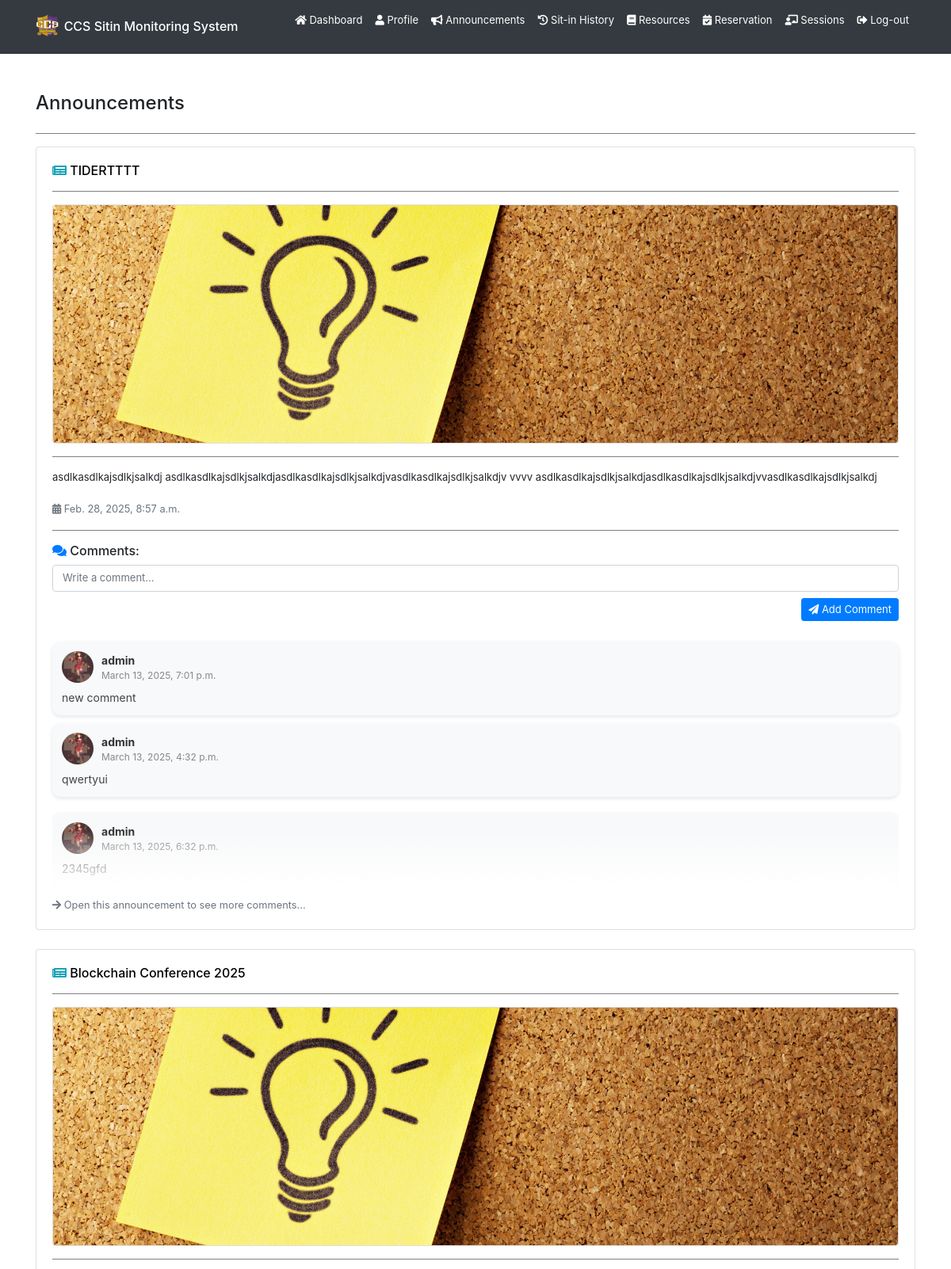
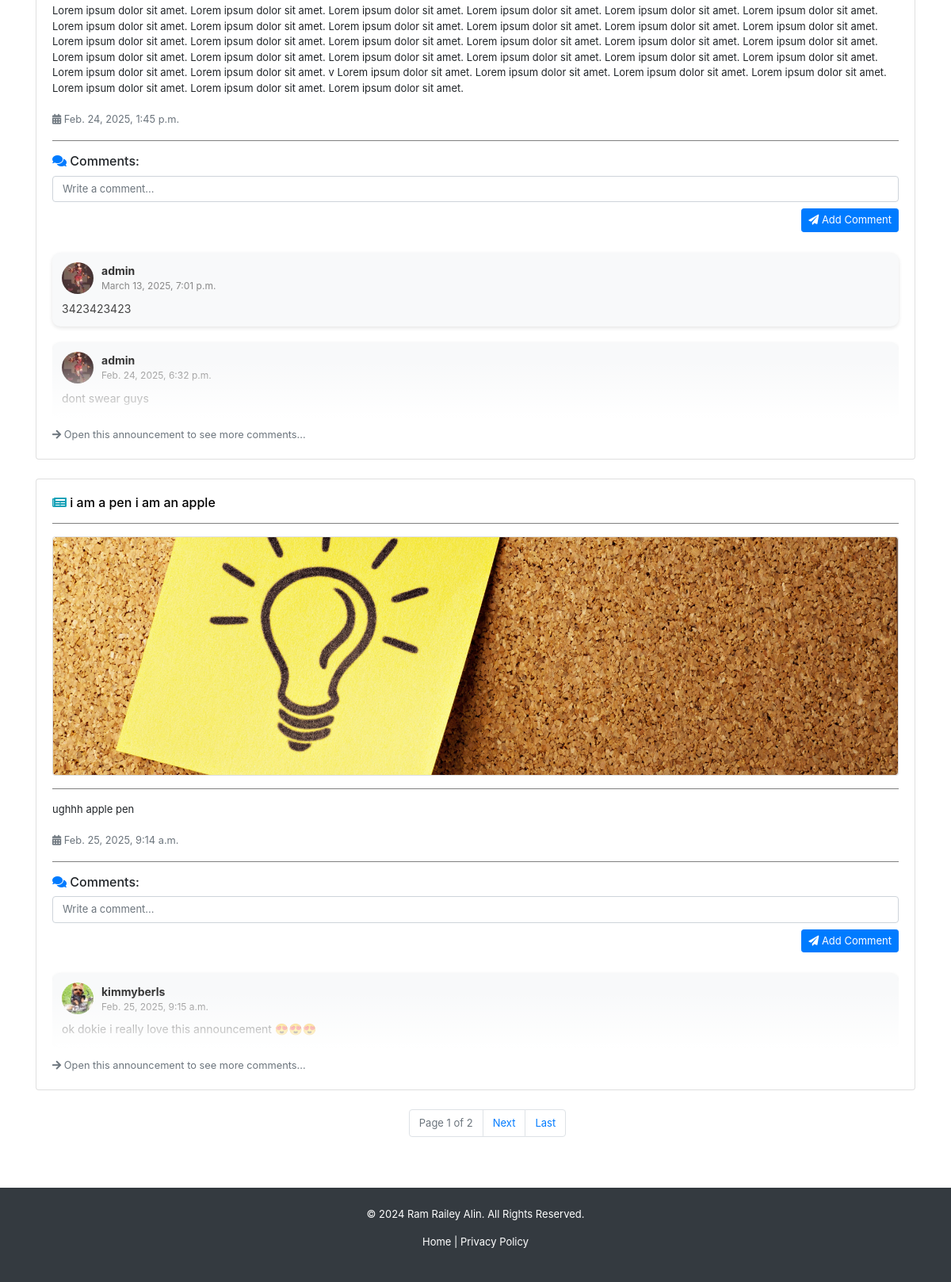
Page /announcements/ (signed in) on the earlier database version (2 pictures, top to bottom).
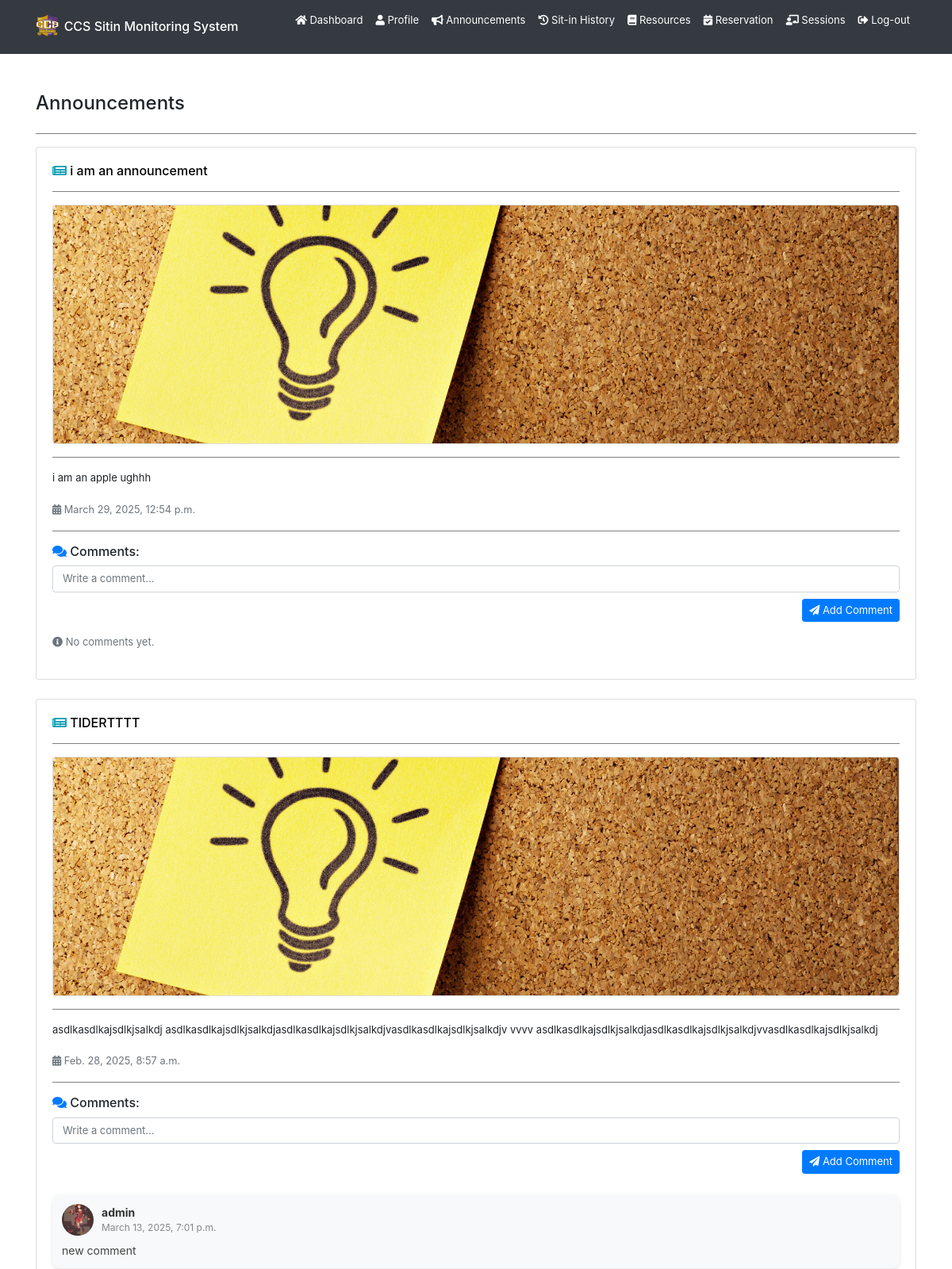
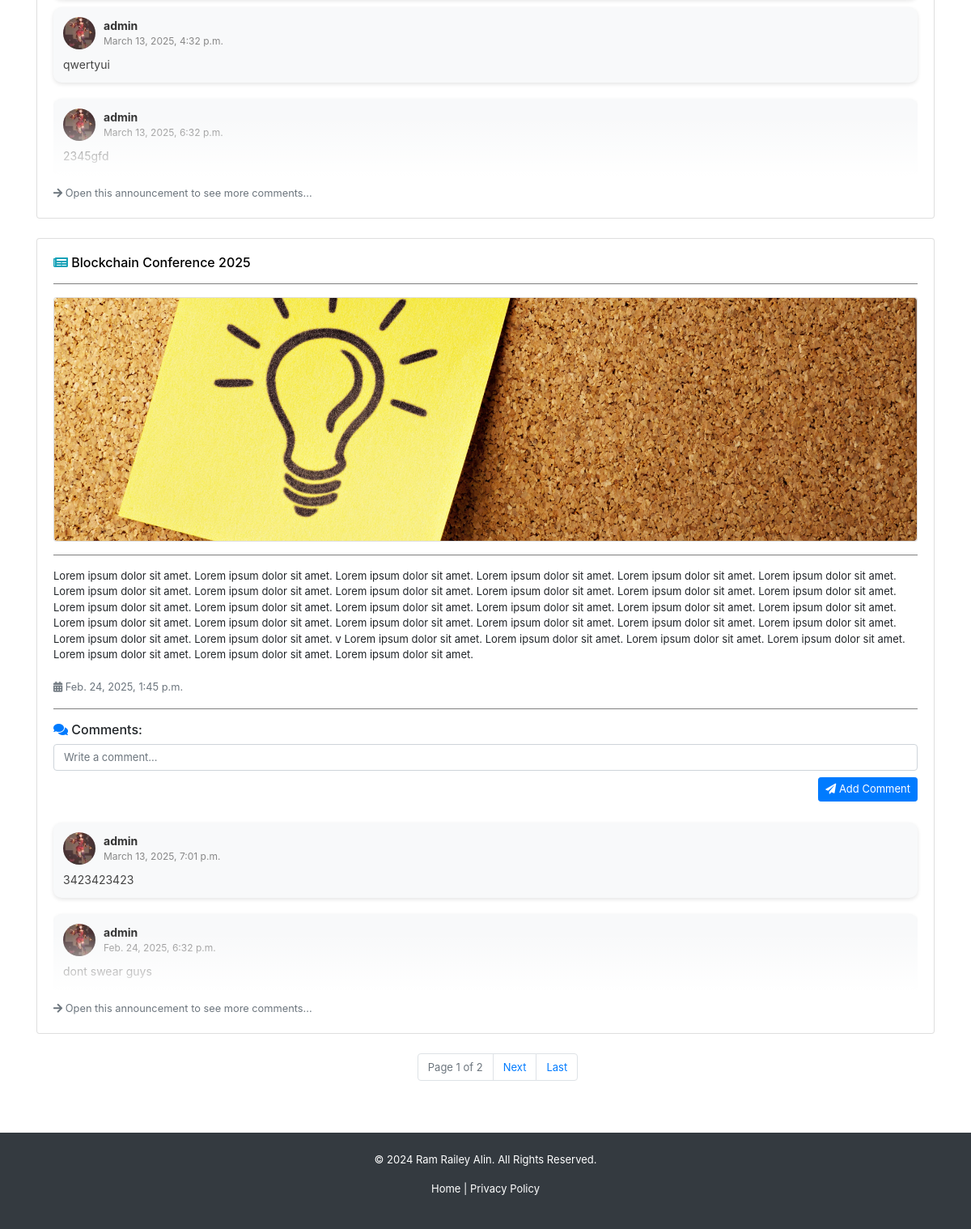
Same page on the later database version (2 pictures, top to bottom).
### backend/models.py (models this page shows, shortened)
class Announcement(models.Model):
    title = models.CharField(max_length=255, blank=True, null=True)
    content = models.TextField(blank=True, null=True)
    image = models.ImageField(upload_to="announcements/", default="announcements/announcement.jpg", blank=True, null=True)
    date = models.DateTimeField(auto_now_add=True)
    updated_at = models.DateTimeField(auto_now=True)
    superuser = models.ForeignKey(User, on_delete=models.CASCADE, limit_choices_to={'is_superuser': True})

class AnnouncementComment(models.Model):
    comment = models.TextField(blank=True, null=True)
    date = models.DateTimeField(auto_now_add=True)
    updated_at = models.DateTimeField(auto_now=True)
    announcement = models.ForeignKey(Announcement, on_delete=models.CASCADE)
    user = models.ForeignKey(User, on_delete=models.CASCADE)

class Registration(models.Model):
    idno = models.IntegerField(primary_key=True)
    lastname = models.CharField(max_length=80, null=True, blank=True)
    firstname = models.CharField(max_length=80, null=True, blank=True)
    middlename = models.CharField(max_length=80, null=True, blank=True)
    course = models.CharField(max_length=80, choices=COURSE_CHOICES, null=True, blank=True)
    level = models.IntegerField(null=True, choices=LEVEL_CHOICES, blank=True)
    email = models.EmailField(max_length=80, null=True, blank=True)
    address = models.CharField(max_length=255, null=True, blank=True)
    sessions = models.IntegerField(default=30, null=True, blank=True)
    profilepicture_og = models.ImageField(upload_to="profiles/", default="profiles/default.jpg", blank=True, null=True)
    profilepicture_lg = models.ImageField(upload_to="profiles/", default="profiles/default_lg.jpg", blank=True, null=True)
    profilepicture_md = models.ImageField(upload_to="profiles/", default="profiles/default_md.jpg", blank=True, null=True)
    profilepicture_sm = models.ImageField(upload_to="profiles/", default="profiles/default_sm.jpg", blank=True, null=True)
    profiledescription = models.TextField(blank=True, null=True)
    username = models.OneToOneField(User, on_delete=models.CASCADE)

### backend/views.py (the view)
# urls.py: path('announcements/', views.announcements, name='user-announcements'),
@login_required
def announcements(request):
    if request.user.is_authenticated:
        announcements = Announcement.objects.all().order_by('-updated_at')
        announcementcomments = {}
        for announcement in announcements:
            comment = list(AnnouncementComment.objects.filter(announcement=announcement).order_by('-updated_at')[:5])
            announcementcomments[announcement.id] = comment
        paginator = Paginator(announcements, 3)
        page_number = request.GET.get('page')
        page_obj = paginator.get_page(page_number)
        try:
            register = Registration.objects.get(username=request.user)
        except Registration.DoesNotExist:
            register = request.user
        return render(request, 'backend/pages/announcements.html', context={'announcements': page_obj, 'announcementcomments': announcementcomments, 'register': register} )
    return redirect('/')

### backend/templatetags/custom_filters.py (called while the page is built)
@register.filter
def get_item(dictionary, key):
    return dictionary.get(key, [])

### backend/templates/backend/pages/announcements.html (shortened to what this page needs)
{% extends 'backend/base.html' %}
{% load static %}
{% load custom_filters %}
{% block content %}
<div class="container mt-5">
    <div class="d-flex align-items-center mb-4">
        <h4 class="m-0">Announcements</h4>
    </div>
    <hr>
    {% for announcement in announcements %}
    <div id="announcement-body" class="card mb-4 announcement-card shadow-sm">
        <div class="card-body">
            <h6 class="announcement-title">
                <i class="fas fa-newspaper text-info"></i>
                <a href="{% url 'user-announcement' announcement.id %}" title="View this announcement">{{ announcement.title }}</a>
            </h6>
            <hr>
            {% if announcement.image %}
            <div class="text-center card">
                <img src="{{ announcement.image.url }}" alt="Announcement Image" class="img-fluid rounded" style="max-height: 300px; object-fit: cover;">
            </div>
            <hr>
            {% endif %}
            <p>{{ announcement.content }}</p>
            <small class="text-muted">
                <i class="fas fa-calendar-alt"></i> {{ announcement.date }}
            </small>
            <hr>
            <div>
                <h6><i class="fas fa-comments text-primary"></i> Comments:</h6>
                <form id="comment-form-{{ announcement.id }}">
                    <div class="form-group">
                        <textarea class="form-control comment-box" rows="1" placeholder="Write a comment..." style="resize: none; overflow-y: hidden;"
                        oninput="this.style.height = ''; this.style.height = this.scrollHeight + 'px'"
                        required></textarea>
                        <button type="button"
                            onclick="PostComment(this.parentElement.parentElement, '{{ announcement.id }}', '{{ csrf_token }}')"
                            class="btn btn-sm btn-primary float-right mt-2">
                            <i class="fas fa-paper-plane"></i> Add Comment
                        </button>
                    </div>
                </form>
                {% with announcement.announcementcomment_set.all as related_comments %}
                {% if related_comments %}
                    {% for comment in announcementcomments|get_item:announcement.id %}
                    {% if forloop.last %}
                    <div class="fade-wrapper">
                    {% endif %}
                        <div class="comment-card">
                            <div class="comment-header">
                                <img src="{{ comment.user.registration.profilepicture_sm.url }}" alt="Profile Picture"
                                    class="comment-pic">
                                <div class="comment-user-info">
                                    <strong>{{ comment.user.username }}</strong>
                                    <span class="comment-date">{{ comment.date }}</span>
                                </div>
                            </div>
                            <div class="comment-body">
                                <p>{{ comment.comment }}</p>
                            </div>
                        </div>
                    {% if forloop.last %}
                    </div>
                    {% endif %}
                    {% endfor %}
                    <a href="{% url 'user-announcement' announcement.id %}" class="small text-muted">
                        <i class="fas fa-arrow-right"></i> Open this announcement to see more comments...
                    </a>
                {% else %}
                <p class="text-muted"><i class="fas fa-info-circle"></i> No comments yet.</p>
                {% endif %}
                {% endwith %}
            </div>
        </div>
    </div>
    {% empty %}
    <div class="card p-3 shadow-sm">
        <h5 class="text-muted"><i class="fas fa-exclamation-circle"></i> No announcements available.</h5>
    </div>
    {% endfor %}
    <div class="pagination mt-3 d-flex flex-column justify-content-center">
        <nav aria-label="Announcements pagination">
            <ul class="pagination justify-content-center">
                <li class="page-item disabled">
                    <span class="page-link">Page {{ announcements.number }} of {{ announcements.paginator.num_pages }}</span>
                </li>
                {% if announcements.has_next %}
                <li class="page-item">
                    <a class="page-link" href="?page={{ announcements.next_page_number }}">Next</a>
                </li>
                <li class="page-item">
                    <a class="page-link" href="?page={{ announcements.paginator.num_pages }}">Last</a>
                </li>
                {% endif %}
            </ul>
        </nav>
    </div>
</div>
{% endblock %}

### backend/templates/backend/base.html (shortened to what this page needs)
{% load static %}
<!DOCTYPE html>
<html>
<head>
    <link href="https://cdnjs.cloudflare.com/ajax/libs/font-awesome/5.15.3/css/all.min.css" rel="stylesheet">
    <link rel="stylesheet" href="https://cdn.jsdelivr.net/npm/bootstrap@4.0.0/dist/css/bootstrap.min.css">
    <link rel="stylesheet" href="{% static 'backend/css/styles.css' %}">
</head>
<body>
    {% include 'backend/header.html' %}
    <main>
        {% block content %}
        {% endblock content %}
    </main>
    <footer class="bg-dark text-white text-center py-4 mt-5">
        <div class="container" style="font-size: small;">
            <p>&copy; 2024 Ram Railey Alin. All Rights Reserved.</p>
            <p>
                <a href="#" class="text-white">Home</a> |
                <a href="#" class="text-white">Privacy Policy</a>
            </p>
        </div>
    </footer>
</body>
</html>

### backend/templates/backend/header.html (shortened to what this page needs)
{% load static %}
<header>
    <nav class="navbar navbar-expand-lg navbar-dark bg-dark">
        <div class="container">
            <a href="{% url 'user-home' %}" class="navbar-brand">
                <img src="{% static 'backend/images/ccs_logo_3.png' %}" alt="logo" width="30" height="30" class="d-inline-block align-top">
                <h6 class="hover-antiquewhite" style="display: inline-block;">CCS Sitin Monitoring System</h6>
            </a>
            <div class="collapse navbar-collapse mb-3" id="navbarNav">
                <ul id="main-navbar" class="navbar-nav ml-auto">
                    {% if user.is_authenticated %}
                    <li class="nav-item">
                        <a href="{% url 'user-home' %}" class="nav-link active">
                            <i class="fas fa-home"></i> Dashboard
                        </a>
                    </li>
                    <li class="nav-item">
                        <a href="{% url 'user-profile' %}" class="nav-link active">
                            <i class="fas fa-user"></i> Profile
                        </a>
                    </li>
                    <li class="nav-item">
                        <a href="{% url 'user-announcements' %}" class="nav-link active">
                            <i class="fas fa-bullhorn"></i> Announcements
                        </a>
                    </li>
                    <li class="nav-item">
                        <a href="{% url 'user-sitin_history' %}" class="nav-link active">
                            <i class="fas fa-history"></i> Sit-in History
                        </a>
                    </li>
                    <li class="nav-item">
                        <a href="{% url 'user-resources' %}" class="nav-link active">
                            <i class="fas fa-book"></i> Resources
                        </a>
                    </li>
                    <li class="nav-item">
                        <a href="{% url 'user-reservation' %}" class="nav-link active">
                            <i class="fas fa-calendar-check"></i> Reservation
                        </a>
                    </li>
                    <li class="nav-item">
                        <a href="{% url 'user-sessions' %}" class="nav-link active">
                            <i class="fas fa-chalkboard-teacher"></i> Sessions
                        </a>
                    </li>
                    <li class="nav-item">
                        <a href="#" class="nav-link active hover-red" onclick="document.getElementById('logout-form').submit();">
                            <i class="fas fa-sign-out-alt"></i> Log-out
                        </a>
                    </li>
                    {% endif %}
                </ul>
            </div>
        </div>
    </nav>
</header>

### backend/static/backend/css/styles.css (style rules this page uses)
* { box-sizing: border-box; padding: 0; margin: 0; }
li { text-decoration: none; }
main { min-height: 90vh; }
p { font-size: small; }
button { font-size: small; }
.btn { font-size: small; }
form { display: flex; flex-direction: column; row-gap: 10px; }
.nav-link { font-size: small; }
hr { width: 100%; border: none; border-top: 1px solid gray; }
ul { font-size: small; margin-left: 30px; }
.comment-card { background: #f8f9fa; border-radius: 10px; padding: 12px; margin: 10px 0; display: flex; flex-direction: column; box-shadow: 0 2px 5px rgba(0, 0, 0, 0.1); }
.comment-header { display: flex; align-items: center; margin-bottom: 8px; }
.comment-pic { width: 40px; height: 40px; border-radius: 50%; object-fit: cover; margin-right: 10px; }
.comment-user-info { display: flex; flex-direction: column; }
.comment-user-info strong { font-size: 14px; color: #333; }
.comment-date { font-size: 12px; color: #888; }
.comment-body p { font-size: 14px; margin: 0; color: #444; }
input[type="text"], input[type="email"], input[type="password"], input[type="number"], input[type="search"], input[type="tel"], input[type="url"], input[type="date"], input[type="datetime-local"], input[type="month"], input[type="week"], input[type="time"], textarea, select { font-size: small !important; }

### backend/templates/backend/pages/announcements.html (style rules this page uses)
.fade-wrapper { position: relative; overflow: hidden; }
.fade-wrapper::after { content: ''; position: absolute; bottom: 0; left: 0; right: 0; height: 80px; background: linear-gradient(to bottom, rgba(255, 255, 255, 0), rgba(255, 255, 255, 1) 90%); pointer-events: none; }
.fade-wrapper::before { content: ''; position: absolute; bottom: 0; left: 0; right: 0; height: 1px; background: linear-gradient(to right, rgba(0, 0, 0, 0.1), rgba(0, 0, 0, 0.1) 50%, rgba(0, 0, 0, 0)); pointer-events: none; }
.announcement-title a { color: black; }

Differences in the rows shown:
no longer on this page (row unchanged): Announcement: title "i am a pen i am an apple", image (picture), content "ughhh apple pen", date "Feb. 25, 2025, 9:14 a.m."
no longer on this page (row unchanged): AnnouncementComment: user.registration.profilepicture_sm (picture), user.username "kimmyberls", date "Feb. 25, 2025, 9:15 a.m.", comment "ok dokie i really love this announcement 😍😍😍", shown under "i am a pen i am an apple"
added Announcement: title "i am an announcement", image (picture), content "i am an apple ughhh", date "March 29, 2025, 12:54 p.m.", shows "No comments yet."
